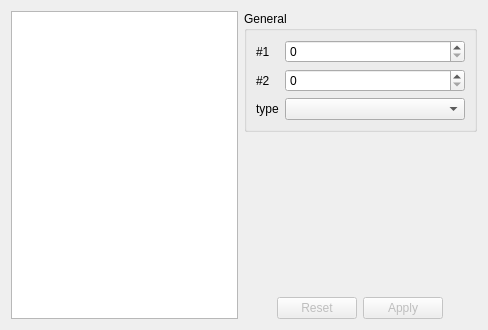
<?xml version="1.0" encoding="UTF-8"?>
<ui version="4.0">
 <class>ImportantTab</class>
 <widget class="QWidget" name="ImportantTab">
  <property name="geometry">
   <rect>
    <x>0</x>
    <y>0</y>
    <width>488</width>
    <height>330</height>
   </rect>
  </property>
  <property name="windowTitle">
   <string notr="true">Form</string>
  </property>
  <layout class="QVBoxLayout" name="verticalLayout_3">
   <item>
    <layout class="QHBoxLayout" name="horizontalLayout">
     <item>
      <widget class="QListWidget" name="listWidget">
       <property name="minimumSize">
        <size>
         <width>200</width>
         <height>0</height>
        </size>
       </property>
      </widget>
     </item>
     <item>
      <layout class="QVBoxLayout" name="verticalLayout">
       <item>
        <layout class="QHBoxLayout" name="horizontalLayout_7">
         <item>
          <widget class="QGroupBox" name="groupBox_4">
           <property name="title">
            <string>General</string>
           </property>
           <layout class="QVBoxLayout" name="verticalLayout_2">
            <item>
             <layout class="QFormLayout" name="formLayout">
              <item row="0" column="0">
               <widget class="QLabel" name="label">
                <property name="text">
                 <string>#1</string>
                </property>
               </widget>
              </item>
              <item row="0" column="1">
               <widget class="QSpinBox" name="num1SB">
                <property name="maximum">
                 <number>65535</number>
                </property>
               </widget>
              </item>
              <item row="1" column="0">
               <widget class="QLabel" name="label_2">
                <property name="text">
                 <string>#2</string>
                </property>
               </widget>
              </item>
              <item row="1" column="1">
               <widget class="QSpinBox" name="num2SB">
                <property name="maximum">
                 <number>65535</number>
                </property>
               </widget>
              </item>
              <item row="2" column="0">
               <widget class="QLabel" name="label_3">
                <property name="text">
                 <string>type</string>
                </property>
               </widget>
              </item>
              <item row="2" column="1">
               <widget class="QComboBox" name="itemCB">
                <property name="minimumSize">
                 <size>
                  <width>180</width>
                  <height>0</height>
                 </size>
                </property>
               </widget>
              </item>
             </layout>
            </item>
           </layout>
          </widget>
         </item>
        </layout>
       </item>
       <item>
        <spacer name="verticalSpacer">
         <property name="orientation">
          <enum>Qt::Vertical</enum>
         </property>
         <property name="sizeHint" stdset="0">
          <size>
           <width>20</width>
           <height>40</height>
          </size>
         </property>
        </spacer>
       </item>
       <item>
        <layout class="QHBoxLayout" name="horizontalLayout_3">
         <item>
          <spacer name="horizontalSpacer">
           <property name="orientation">
            <enum>Qt::Horizontal</enum>
           </property>
           <property name="sizeHint" stdset="0">
            <size>
             <width>40</width>
             <height>20</height>
            </size>
           </property>
          </spacer>
         </item>
         <item>
          <widget class="QPushButton" name="resetButton">
           <property name="enabled">
            <bool>false</bool>
           </property>
           <property name="text">
            <string>Reset</string>
           </property>
          </widget>
         </item>
         <item>
          <widget class="QPushButton" name="applyButton">
           <property name="enabled">
            <bool>false</bool>
           </property>
           <property name="text">
            <string>Apply</string>
           </property>
          </widget>
         </item>
         <item>
          <spacer name="horizontalSpacer_2">
           <property name="orientation">
            <enum>Qt::Horizontal</enum>
           </property>
           <property name="sizeHint" stdset="0">
            <size>
             <width>40</width>
             <height>20</height>
            </size>
           </property>
          </spacer>
         </item>
        </layout>
       </item>
      </layout>
     </item>
    </layout>
   </item>
  </layout>
 </widget>
 <resources/>
 <connections/>
</ui>
